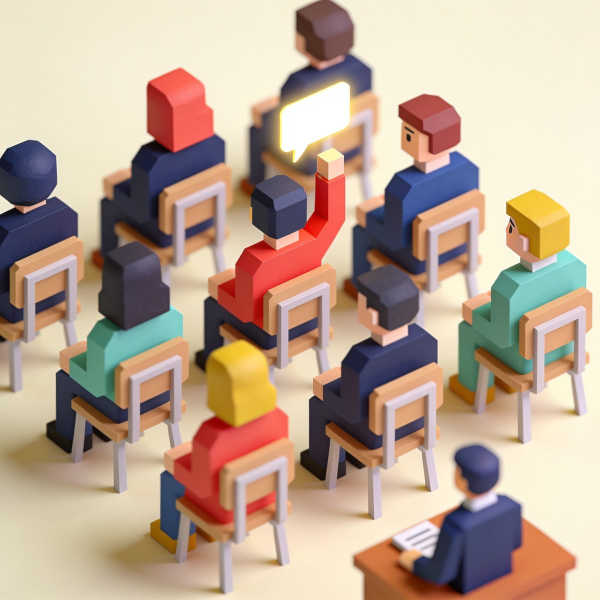
#> input picture template/media/img-audience.jpg, 1200 x 1200 px (shown at 1/2 size)
$ python -i panel_tint.py   (imports and definitions only)
#> lines starting #> are read from the running program, lines starting #| are printed output that depends on the picture
#> in panel_tint, im is the input picture: PIL image 1200x1200 RGB; mean R, G, B 187.8, 164.9, 146.7
#!/usr/bin/env python3
"""The ground colour behind a CONTAINED picture — and a tool to apply it.

A contained picture sits inset on a panel (template slide 09, points cards
with `fit: contain`). The panel should continue the picture's own backdrop,
so the picture's edge disappears and the subject reads as standing on the
panel. What meets the panel is the picture's BORDER, not its middle, so the
colour comes from the border ring:

1. Take the outer ring of the picture (4% of the short side, on a 256 px
   thumbnail).
2. Find the dominant colour in that ring: bin every ring pixel into a coarse
   8x8x8 grid, take the fullest bin, and gather every ring pixel within 28
   (RGB distance) of that bin's mean. Their per-channel median is the
   backdrop. Median, not mean, so a subject that runs off one edge (chairs
   along the bottom, a sleeve on the left) does not pull the colour.
3. If that cluster covers >= 35% of the ring, the picture has a backdrop
   (an illustration on cream, a studio shot, a sky) -> the panel IS that
   colour, exactly. Method "backdrop".
4. Otherwise the border is busy (a street, a crowd) and no single colour
   continues it -> the ring's mean mixed 30/70 with white, a quiet ground in
   the picture's own hue. Method "photo".
5. A picture with transparency, or a near-white backdrop, keeps a white panel
   (a tint behind a cut-out draws a box around nothing). Method "white".
   White is also the answer when Pillow is missing or the file will not open.

Usage (from the repository root):

    python panel_tint.py picture.jpg [more.jpg ...]         # print colour + method
    python panel_tint.py deck.html --all                    # retint every contained picture's panel
    python panel_tint.py deck.html --all --dry-run          # show what would change

`--all` looks at every slide and layout for an image with `fit: contain`
whose rect shape underneath fully contains it, and sets that rect's fill.
md_to_deck.py uses the same function when it compiles, so re-run this only
after swapping a picture into a compiled deck (image_swap.py).
"""
from __future__ import annotations

import argparse
import base64
import io
import json
import re
import statistics
import sys
from pathlib import Path

WHITE = "#FFFFFF"
RING = 0.04          # ring width, share of the short side
NEAR = 28            # RGB distance that still counts as the backdrop colour
BACKDROP_SHARE = 0.35


def _hex(rgb) -> str:
    return "#%02X%02X%02X" % tuple(max(0, min(255, round(c))) for c in rgb)


def analyse(im) -> tuple[str, str, float]:
    """(colour, method, backdrop share) for a PIL image."""
    from PIL import Image
    if im.mode in ("RGBA", "LA", "P", "PA"):
        if im.convert("RGBA").getchannel("A").getextrema()[0] < 250:
            return WHITE, "white", 0.0
    im = im.convert("RGB")
    im.thumbnail((256, 256), Image.LANCZOS)
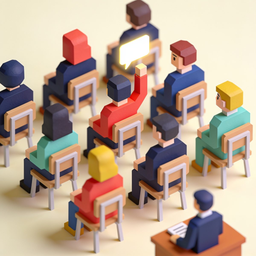
#> im: PIL image 256x256 RGB; mean R, G, B 187.8, 165, 146.8
    w, h = im.size
#> w = 256; h = 256
    b = max(2, round(min(w, h) * RING))
#> b = 10
    px = im.load()
    ring = [px[x, y] for y in range(h) for x in range(w)
            if x < b or y < b or x >= w - b or y >= h - b]
#> ring = 9840 items, first 6: (239, 232, 204), (239, 232, 204), (239, 232, 204), (239, 232, 204), (239, 232, 204), (238, 231, 203)

    bins: dict[tuple, list] = {}
    for p in ring:
        bins.setdefault((p[0] >> 5, p[1] >> 5, p[2] >> 5), []).append(p)
#> this loop made 9840 passes
#> after the loop, bins = 79 items
    top = max(bins.values(), key=len)
#> top = 4730 items, first 6: (239, 232, 204), (239, 232, 204), (239, 232, 204), (239, 232, 204), (239, 232, 204), (238, 231, 203)
    seed = [sum(p[c] for p in top) / len(top) for c in range(3)]
#> seed = [247.1, 239.2, 214.1]
    near = [p for p in ring
            if sum((p[c] - seed[c]) ** 2 for c in range(3)) <= NEAR ** 2]
#> near = 5635 items, first 6: (239, 232, 204), (239, 232, 204), (239, 232, 204), (239, 232, 204), (239, 232, 204), (238, 231, 203)
    share = len(near) / len(ring)
#> share = 0.573

    if share >= BACKDROP_SHARE:
        colour = [statistics.median(p[c] for p in near) for c in range(3)]
#> colour = [248, 241, 218]
        if min(colour) > 236:
            return WHITE, "white", share
        return _hex(colour), "backdrop", share
    mean = [sum(p[c] for p in ring) / len(ring) for c in range(3)]
    return _hex(0.3 * c + 0.7 * 255 for c in mean), "photo", share


def panel_tint(source) -> str:
    """Ground colour for a picture given as a path, bytes or data: URI."""
    try:
        from PIL import Image
    except ImportError:
        return WHITE
    try:
        if isinstance(source, (bytes, bytearray)):
            im = Image.open(io.BytesIO(source))
        elif isinstance(source, str) and source.startswith("data:"):
            im = Image.open(io.BytesIO(base64.b64decode(source.split(",", 1)[1])))
        else:
            im = Image.open(source)
        im.load()
    except Exception:
        return WHITE
    return analyse(im)[0]


# ── deck mode ────────────────────────────────────────────────────────────

# [67 lines left out: functions _contains, retint, main, not called in this run]


# [2 lines not run here, left out]

>>> result = panel_tint('../template/media/img-audience.jpg')
#> result = '#F8F1DA'
